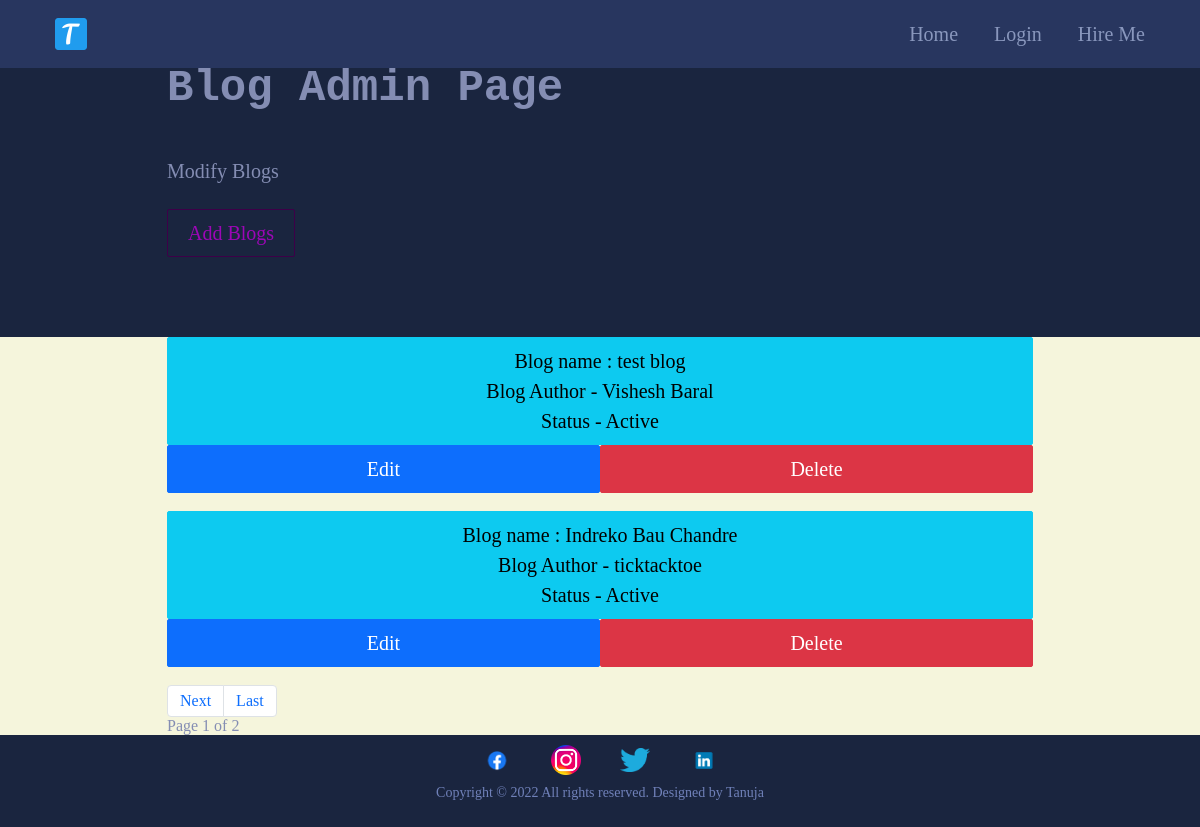
/allblogs/, run on the app's committed database.
### main/models.py (models this page shows, shortened)
class Blog(models.Model):
    class Meta:
        verbose_name_plural = 'Blog Profiles'
        verbose_name = 'Blog'
        ordering = ["timestamp"]
    timestamp = models.DateTimeField(auto_now_add=True)
    author = models.CharField(max_length=200, blank=True, null=True)
    name = models.CharField(max_length=200, blank=True, null=True)
    description = models.CharField(max_length=500, blank=True, null=True)
    body = RichTextField(blank=True, null=True)
    slug = models.SlugField(null=True, blank=True)
    image = models.ImageField(blank=True, null=True, upload_to="blog")
    is_active = models.BooleanField(default=True)

### main/views.py (the view)
# urls.py: path('allblogs/',views.allBlogsView.as_view(),name="allblogs"),
class allBlogsView(generic.ListView):
	model = Blog
	template_name = "main/allblogs.html"
	paginate_by = 2

### cv/context_processors.py (called while the page is built)
def project_context(request):
	context = {
		'me': User.objects.first(),
	}
	return context

### main/templates/main/allblogs.html (shortened to what this page needs)
{% extends 'main/base.html' %}
{% load static %}
{% block content %}
    <section>
      <div class="innerPageBannerCol">
        <div class="container">
          <div class="row g-4 g-md-3  align-items-center">
            <div class="col-md-6">
              <div class="bannerContent">
                <h1 class="xlTitle pb-md-3">Blog Admin Page</h1><br>
                <h5 >Modify Blogs</h5><br>
                <a href="{%url 'main:addBlogs'%}" class="btn btnOutline">Add Blogs</a>
              </div>
            </div>
          </div>
        </div>
      </div>
    </section>
    <section>
      <div class="lightBg">
        <div class="container">
          <ul>
            {% for item in object_list %}
             <li><a href="" class="btn btn-info col col-12"> Blog name : {{item.name}}
               <br>
               Blog Author - {{item.author}}<br>
                {% if item.is_active%}
                  Status - Active
                {%else%}
                  Status - Inactive
                {%endif%}</a></li>
                <li>
                  <div class="container">
                    <div class="row">
                  <a href="{%url 'main:updateBlog' item.pk %}" class="btn btn-primary col col-6">Edit</a>
                  <a href="{%url 'main:deleteBlog' item.pk%}" class="btn btn-danger col col-6">Delete</a>
                    </div>
                  </div>
                </li>
              <br>
            {%endfor%}
        </ul>
        <nav aria-label="Page navigation example">
          <ul class="pagination" >
            {%if page_obj.has_next%}
              <li class="page-item"><a class="page-link" href="?page={{page_obj.next_page_number}}">Next</a></li>
              <li class="page-item"><a class="page-link"href="?page={{page_obj.paginator.num_pages}}">Last</a></li>
            {%endif%}
          </ul>
          <div>
            Page {{page_obj.number }} of {{page_obj.paginator.num_pages}}
          </div>
          </nav>
        </div>
      </div>
    </section>
    {%endblock%}

### static/css/style.css (style rules this page uses)
:root { --primaryColor: #9C07B6; --primaryDarkColor: #3D0048; --titleFont: 'IBM plex Sans', monospace; --regular: 400; --medium: 500; --bold: 700; --black: 900; --lightBg: beige; --primary : #1a253f; --dark : #151A33; --secondary : #6e8de2; --ternary : #848db3; --pure : #cbcfd6; --fade : #7081b9; --mild : #8997bd; --footer : #212A4A; --black : #060b1b; --twitter : #4ac7ec; --dribble : #ecbacfd0; --success : #1ecab8; --danger : #f1646c; --dark-blue : #28365f; --dark-gray : #171f33; --yellow : #f3c74d; }
html { scroll-behavior: smooth; }
body { font-family: 'IBM plex Sans'; background:var(--primary); color: var(--ternary); -webkit-font-smoothing : antialiased; padding-bottom: 1rem; line-height: normal; }
ul { margin: 0; padding: 0; list-style-type: none; }
a { color: inherit; }
a, .btn { -webkit-transition: all 300ms ease-in-out 0s; -o-transition: all 300ms ease-in-out 0s; transition: all 300ms ease-in-out 0s; text-decoration: none; }
.lightBg { background-color: var(--lightBg); }
.btn { font-size: 20px; font-weight: var(--medium); padding: 8px 20px; border-radius: 2px; }
.btnOutline { border: 1px solid var(--primaryDarkColor); color: var(--primaryColor); }
.xlTitle { font-size: 44px; line-height: 1.3; font-weight: var(--bold); font-family: var(--titleFont) }
.innerPageBannerCol { padding: 60px 0 80px; }
@media (min-width:992px) { .container, .container-lg, .container-md, .container-sm, .container-xl, .container-xxl { max-width: 890px; } }

### data on the page
Blog: name "test blog", author "Vishesh Baral", is_active "Status - Active"
Blog: name "Indreko Bau Chandre", author "ticktacktoe", is_active "Status - Active"

### other printed values
{{ page_obj.number }} "1"
{{ page_obj.paginator.num_pages }} "2"
